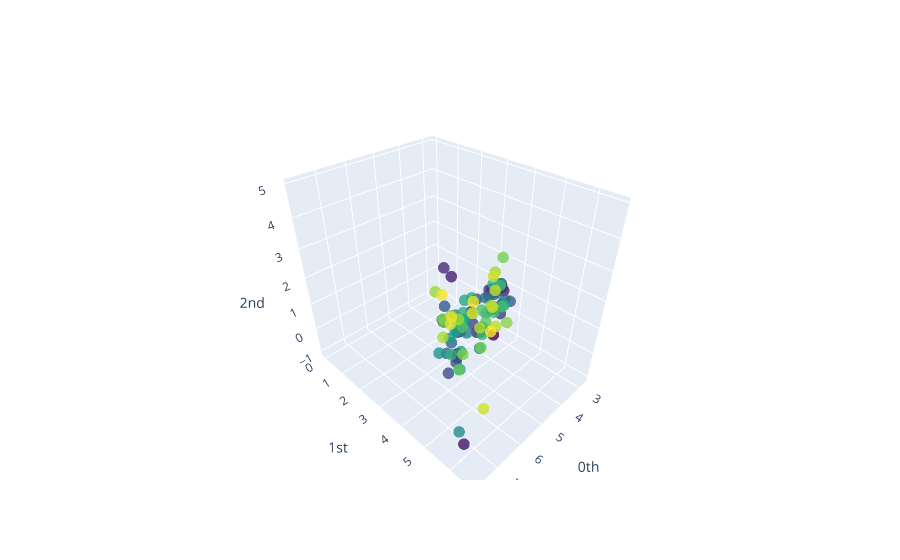

The code cell stored with this chart in its notebook:
### Markdown cell above
Point cloud of persistence entropy across the 3 homology dimensions shows the variation in the peptide features.

### Code cell
plot_point_cloud(persistence_entropy['PC-Mass'])
